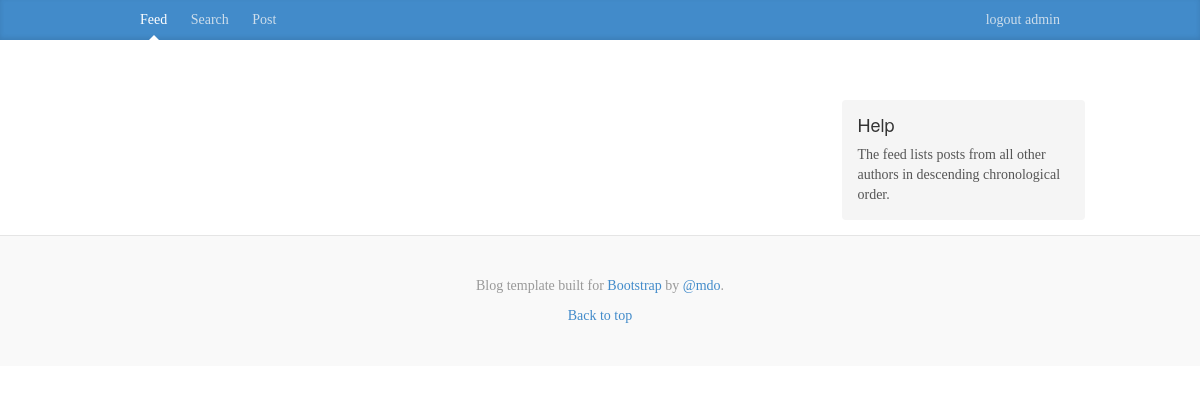
Page / (signed in) on the earlier database version.
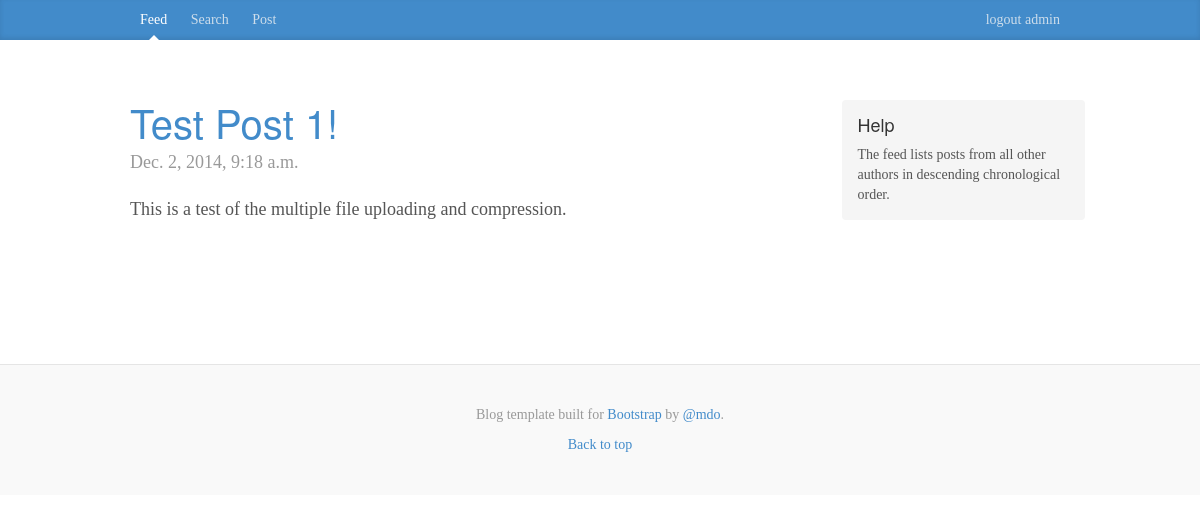
Same page on the later database version.
### blog/models.py (models this page shows, shortened)
class Entry(models.Model):
    title = models.CharField(max_length=200)
    slug = models.SlugField(max_length=200, unique=True)
    body = models.CharField(max_length=1000, default = " ")
    publish = models.BooleanField(default=True)
    created = models.DateTimeField(auto_now_add=True)
    modified = models.DateTimeField(auto_now=True)
    myFile = models.FileField(upload_to='files', default=False)
    body = models.TextField()
    objects = EntryQuerySet.as_manager()
    class Meta:
        verbose_name = "Blog Entry"
        verbose_name_plural = "Blog Entries"
        ordering = ["-created"]

### blog/views.py (the view)
# urls.py: url(r'^$', views.BlogIndex.as_view(), name="index"),
class BlogIndex(generic.ListView):
    queryset = models.Entry.objects.published()
    template_name = "home.html"
    paginate_by = 3

### blog/models.py (called while the page is built)
    @property
    def is_active(self):
        return True

### templates/home.html
{% extends "base.html" %}
{% load django_markdown %}
{% block nav-feed %} <a class="blog-nav-item active" href="{% url "index" %}">Feed</a> {% endblock %}
{% block help_text %}
The feed lists posts from all other authors in descending chronological order.
{% endblock %}
{% block content %}
{% for object in object_list %}
  <div class="post">
    <h2><a href="{% url "entry_detail" slug=object.slug %}">{{ object.title }}</a></h2>
    <p class="meta">
      {{ object.created }}
    </p>
    {{ object.body|markdown }}
  </div>
{% endfor %}
{% endblock %}

Differences in the rows shown:
added Entry: title "Test Post 1!", created "Dec. 2, 2014, 9:18 a.m.", body "This is a test of the multiple file uploading and compression."
